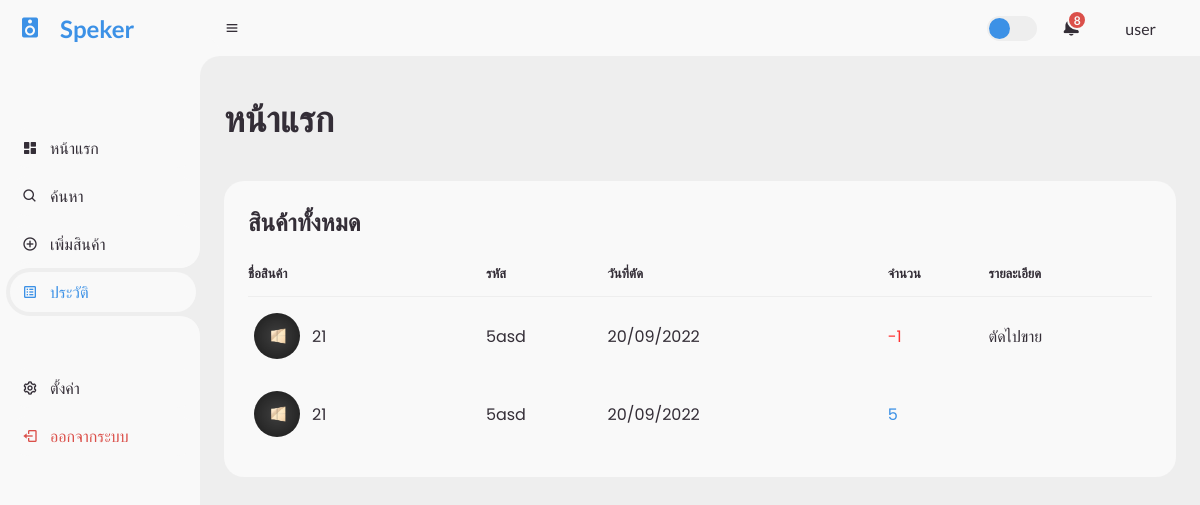
The page /log.php (signed in) on the database its author committed.
### tables this page shows
CREATE TABLE `log` (
  `id` int(11) NOT NULL,
  `id_product` int(11) NOT NULL,
  `amount` int(11) NOT NULL,
  `specs` varchar(1000) NOT NULL,
  `datetime` datetime NOT NULL DEFAULT current_timestamp(),
  `status` int(11) NOT NULL
);

CREATE TABLE `product` (
  `id` int(11) NOT NULL,
  `code` varchar(5) NOT NULL,
  `name` varchar(255) NOT NULL,
  `stock` int(11) NOT NULL,
  `price` decimal(10,0) NOT NULL,
  `detail` varchar(1000) NOT NULL,
  `image_path` varchar(255) NOT NULL,
  `create_date` datetime NOT NULL DEFAULT current_timestamp()
);

### log.php (the view, shortened to what this page needs)
<?php
  include('./config/connect.php');
  $id = $_SESSION['id'];
  if (!$id) {
    header( "location: login.php" );
    exit(0);
  } else {
    $username = $_SESSION['username'];
  }
  $sql = "SELECT * FROM log INNER JOIN product ON log.id_product = product.id ORDER BY log.datetime DESC ";
  $query = mysqli_query($connect, $sql);
?>
<!DOCTYPE html>
<html lang="en">
<head>
  <link href="https://unpkg.com/boxicons@2.0.9/css/boxicons.min.css" rel="stylesheet" />
  <link rel="stylesheet" href="./css/style.css" />
</head>
<body>
  <section id="sidebar">
    <a href="index.php" class="brand">
      <i class="bx bxs-speaker"></i>
      <span class="text">Speker</span>
    </a>
    <ul class="side-menu top">
      <li>
        <a href="index.php">
          <i class="bx bxs-dashboard"></i>
          <span class="text">หน้าแรก</span>
        </a>
      </li>
      <li>
        <a href="search.php">
          <i class="bx bx-search"></i>
          <span class="text">ค้นหา</span>
        </a>
      </li>
      <li>
        <a href="add.php">
          <i class="bx bx-plus-circle"></i>
          <span class="text">เพิ่มสินค้า</span>
        </a>
      </li>
      <li class="active">
        <a href="log.php">
          <i class='bx bx-spreadsheet'></i>
          <span class="text">ประวัติ</span>
        </a>
      </li>
    </ul>
    <ul class="side-menu">
      <li>
        <a href="setting.php">
          <i class="bx bx-cog"></i>
          <span class="text">ตั้งค่า</span>
        </a>
      </li>
      <li>
        <a href="logout.php" class="logout">
          <i class="bx bx-log-out"></i>
          <span class="text">ออกจากระบบ</span>
        </a>
      </li>
    </ul>
  </section>
  <section id="content">
    <nav>
      <div class="menu">
        <i class="bx bx-menu"></i>
      </div>
      <label for="switch-mode" class="switch-mode"></label>
      <a href="#" class="notification">
        <span class="num">8</span>
      </a>
      <a href="profile.php" class="profile">
        <?php echo $username; ?>
      </a>
    </nav>
    <main>
      <div class="head-title">
        <div class="left">
          <h1>หน้าแรก</h1>
        </div>
      </div>
      <div class="table-data">
        <div class="order">
          <div class="head">
            <h3>สินค้าทั้งหมด</h3>
          </div>
          <table>
            <thead>
              <tr>
                <th>ชื่อสินค้า</th>
                <th>รหัส</th>
                <th>วันที่ตัด</th>
                <th>จำนวน</th>
                <th>รายละเอียด</th>
              </tr>
            </thead>
            <tbody>
              <?php
                while ($data = mysqli_fetch_array($query)) {
              ?>
              <tr>
                <td>
                  <?php echo "<img src = '$data[image_path]'/>"; ?>
                  <p><?php echo "$data[name]"; ?></p>
                </td>
                <td><?php echo "$data[code]"; ?></td>
                <td>
                  <?php
                    $date = date('d/m/Y', strtotime($data["datetime"]));
                    echo "$date";
                  ?>
                </td>
                <td>
                  <?php
                    if ($data['status'] == 0) {
                      echo "<span class='text-blue'>$data[amount]</span>";
                    } else if ($data['status'] == 1) {
                      echo "<span class='text-red'>-$data[amount]</span>";
                    }
                  ?>
                </td>
                <td><?php echo "$data[specs]"; ?></td>
              </tr>
              <?php } ?>
            </tbody>
          </table>
        </div>
      </div>
    </main>
  </section>
</body>
</html>

### rows shown on the page
log: id_product.image_path (picture), id_product.name "21", id_product.code "5asd", datetime "20/09/2022", amount "1", specs "ตัดไปขาย"
log: id_product.image_path (picture), id_product.name "21", id_product.code "5asd", datetime "20/09/2022", amount "5"

### other values the page prints
$username "user"
